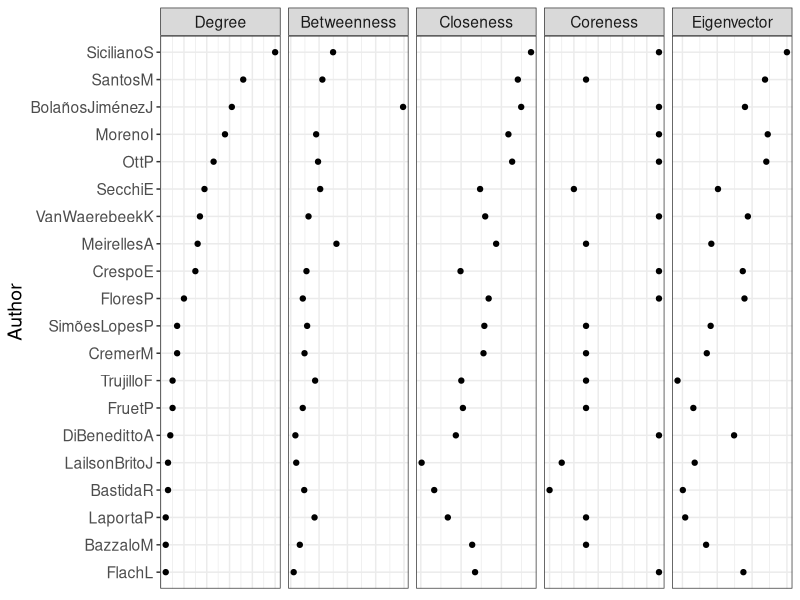
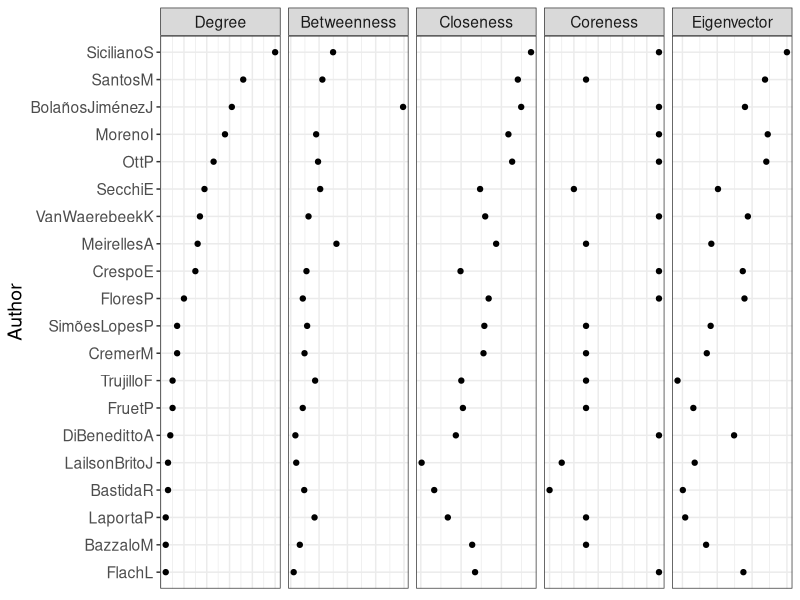

The R script that drew these images, in order:
################################################################################
################################################################################

#Packages
library(ggplot2)
library(igraph)
library(readr)
library(tidyr)

################################################################################
################################################################################

#Import data
Adj_2002_2022<-read_csv("data/Data_2002_2022/CoAuthorship_Network/CoAuthors_2002_2022.csv",locale=locale(encoding="latin1"))
rownames(Adj_2002_2022)<-colnames(Adj_2002_2022)

################################################################################
################################################################################

#Create graph
gr_2002_2022<-graph_from_adjacency_matrix(as.matrix(Adj_2002_2022), mode = "undirected")

#Calculate centrality
deg_2002_2022<-degree(gr_2002_2022)
bet_2002_2022<-betweenness(gr_2002_2022, directed = FALSE)
clo_2002_2022<-closeness(gr_2002_2022, mode= "all")
eig_2002_2022<-eigen_centrality(gr_2002_2022)$vector
cor_2002_2022<-coreness(gr_2002_2022)

#Data frame - summary
centrality_2002_2022<-data.frame(Degree=deg_2002_2022, Betweenness=bet_2002_2022, 
      Closeness=clo_2002_2022, Eigenvector=eig_2002_2022, Coreness=cor_2002_2022)

#Export centrality
write.csv(centrality_2002_2022, file="data/Data_2002_2022/CoAuthorship_Network/AuthorsCentrality_2002_2022.csv")

################################################################################
################################################################################

#Depurate data
centrality_data<- centrality_2002_2022[order(centrality_2002_2022$Degree, decreasing = TRUE),]
centrality_dep<-centrality_data[1:20,]
centrality_dep<-data.frame(Author=rownames(centrality_dep), centrality_dep)

#Create data
centrality_plot<- centrality_dep %>%
  gather(key = "Centrality", value = "Value", -c(Author))

#Create factors
centrality_plot$Centrality<-as.factor(centrality_plot$Centrality)
centrality_plot$Centrality<-factor(centrality_plot$Centrality,
      levels= c("Degree","Betweenness","Closeness","Coreness","Eigenvector"))
centrality_plot$Author<-as.factor(centrality_plot$Author)
centrality_plot$Author<-factor(centrality_plot$Author, levels=rev(centrality_dep$Author))  

#Plot
cent_plot<-ggplot(centrality_plot, aes(x=Author, y=Value))+
  geom_point()+theme_bw()+
  facet_wrap(~Centrality, nrow=1,scales = "free_x")+
  coord_flip()+
  ylab(NULL)+
  theme(axis.text.x=element_blank(), axis.ticks.x =element_blank(), text = element_text(size=14))+
  xlab("Author")
cent_plot 

#Export
png(filename = "graphics/Data_2002_2022/CoAuthorship_Network/Centrality_Authors.png", width = 2700, height = 1950,
    units = "px",  type = "cairo", res = 300)
cent_plot
dev.off()
  
################################################################################
################################################################################
